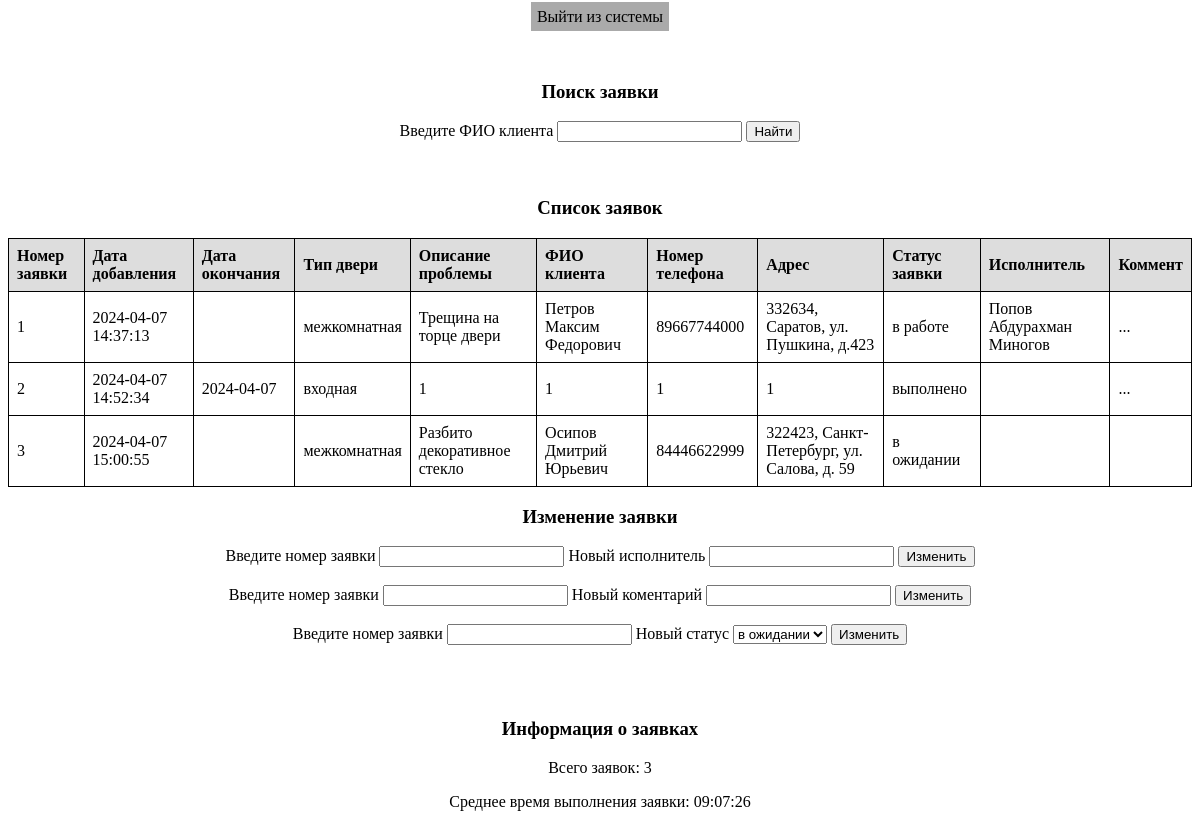
Screenshot of /old-demo-door/admin-index.php with the database file from the repository.
### tables this page shows
CREATE TABLE `request` (
  `id_request` int NOT NULL,
  `date_start` timestamp NULL DEFAULT CURRENT_TIMESTAMP,
  `date_finish` date DEFAULT NULL,
  `type_crash` set('межкомнатная','входная') DEFAULT 'межкомнатная',
  `text_crash` text,
  `client_name` varchar(255) DEFAULT NULL,
  `phone_number` varchar(20) DEFAULT NULL,
  `address` varchar(255) DEFAULT NULL,
  `status` set('в ожидании','в работе','выполнено') DEFAULT 'в ожидании',
  `worker` varchar(255) DEFAULT NULL,
  `worker_comment` text
);

### old-demo-door/admin-index.php (the view, shortened to what this page needs)
<?php
    $link = mysqli_connect('localhost', 'root', '', 'demo-door');
?>
<!DOCTYPE html>
<html lang="en">
<head>
    <link rel="stylesheet" href="style.css">
</head>
<body>
    <header>
        <a class="aa" href="logout.php">Выйти из системы</a>
    </header>
        <br><br>
    <main>
            <h3>Поиск заявки</h3>
            <form method="POST">
                <label>Введите ФИО клиента</label>
                <input type="text" name="client_name">
                <button>Найти</button>
            </form>
            <br><br><h3>Список заявок</h3>
            <table>
                <tr>
                    <th>Номер заявки</th>
                    <th>Дата добавления</th>
                    <th>Дата окончания</th>
                    <th>Тип двери</th>
                    <th>Описание проблемы</th>
                    <th>ФИО клиента</th>
                    <th>Номер телефона</th>
                    <th>Адрес</th>
                    <th>Статус заявки</th>
                    <th>Исполнитель</th>
                    <th>Коммент</th>
                </tr>
                <?php
                    $result = mysqli_query($link, "SELECT * FROM request");
                    while ($row = mysqli_fetch_assoc($result)) {
                        echo "<tr>
                                <td>{$row['id_request']}</td>
                                <td>{$row['date_start']}</td>
                                <td>{$row['date_finish']}</td>
                                <td>{$row['type_crash']}</td>
                                <td>{$row['text_crash']}</td>
                                <td>{$row['client_name']}</td>
                                <td>{$row['phone_number']}</td>
                                <td>{$row['address']}</td>
                                <td>{$row['status']}</td>
                                <td>{$row['worker']}</td>
                                <td>{$row['worker_comment']}</td>
                            </tr>";
                    }
                ?>
            </table>
            <h3>Изменение заявки</h3>
            <form method="POST">
                <label>Введите номер заявки</label>
                <input type="number" name="id_request">
                <label>Новый исполнитель</label>
                <input type="text" name="worker">
                <button type="submit">Изменить</button>
            </form>
            <br><form method="POST">
                <label>Введите номер заявки</label>
                <input type="number" name="id_request">
                <label>Новый коментарий</label>
                <input type="text" name="worker_comment">
                <button type="submit">Изменить</button>
            </form>
            <br><form method="POST">
                <label>Введите номер заявки</label>
                <input type="number" name="id_request">
                <label>Новый статус</label>
                <td><select name = "status">
                    <option value = "в ожидании">в ожидании</option>
                    </select></td>
                <button type="submit">Изменить</button>
            </form>
<br><br><br>
            <h3>Информация о заявках</h3>
            <?php
                $count_query = "SELECT COUNT(*) AS total_request FROM request";
                $count_result = mysqli_query($link, $count_query);
                $total_request = mysqli_fetch_assoc($count_result)['total_request'];
                echo "<p>Всего заявок: $total_request</p>";
            ?>
            <?php
                $total_time_query = "SELECT SUM(TIMESTAMPDIFF(SECOND, Date_start, Date_finish)) AS total_time FROM request WHERE status = 'выполнено'";
                $total_time_result = mysqli_query($link, $total_time_query);
                $total_time_seconds = (int) mysqli_fetch_assoc($total_time_result)['total_time'];
                $count_query = "SELECT COUNT(*) AS total_request FROM request WHERE status = 'выполнено'";
                $total_request = (int) mysqli_fetch_assoc(mysqli_query($link, $count_query))['total_request'];
                if ($total_request > 0) {
                    $average_time = gmdate("H:i:s", round($total_time_seconds / $total_request));
                    echo "<p>Среднее время выполнения заявки: $average_time</p>";
                } else {
                    echo "<p>Нет выполненных заявок в базе данных.</p>";
                }
            ?>
    </main>
</body>
</html>

### old-demo-door/style.css (style rules this page uses)
body { display: flex; align-items: center; text-align: center; flex-direction: column; }
.aa { color: #000; background-color: #aaa; padding: 5px; margin: 10px; border: 1px solid #aaa; text-decoration: none; }
table { width: 100%; border-collapse: collapse; }
table, th, td { border: 1px solid black; }
th, td { padding: 8px; text-align: left; }
th { background-color: #ddd; }

### rows the page displays
request: id_request "1", date_start "2024-04-07 14:37:13", type_crash "межкомнатная", text_crash "Трещина на торце двери", client_name "Петров Максим Федорович", phone_number "89667744000", address "332634, Саратов, ул. Пушкина, д.423", status "в работе", worker "Попов Абдурахман Миногов", worker_comment "..."
request: id_request "2", date_start "2024-04-07 14:52:34", date_finish "2024-04-07", type_crash "входная", text_crash "1", client_name "1", phone_number "1", address "1", status "выполнено", worker_comment "..."
request: id_request "3", date_start "2024-04-07 15:00:55", type_crash "межкомнатная", text_crash "Разбито декоративное стекло", client_name "Осипов Дмитрий Юрьевич", phone_number "84446622999", address "322423, Санкт-Петербург, ул. Салова, д. 59", status "в ожидании"

### other values shown
$total_request "3"
$average_time "09:07:26"
